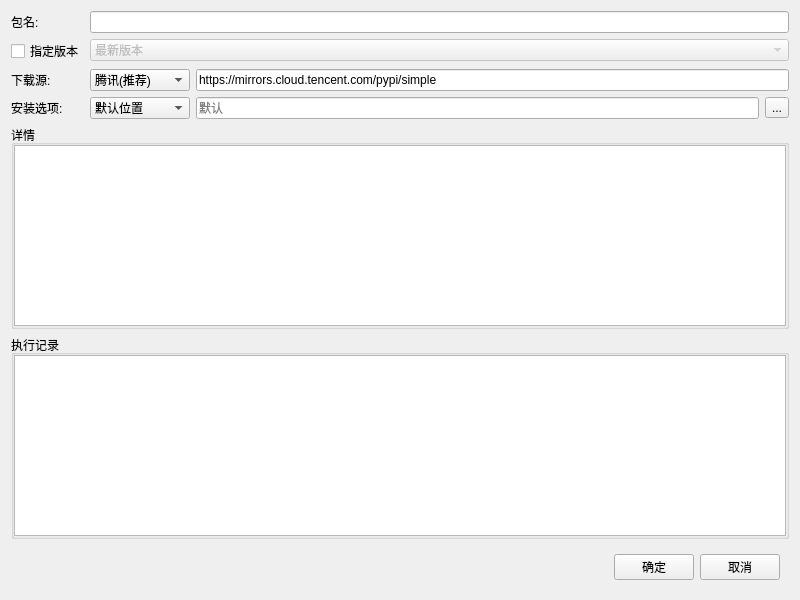
<?xml version="1.0" encoding="UTF-8"?>
<ui version="4.0">
 <class>Form</class>
 <widget class="QWidget" name="Form">
  <property name="geometry">
   <rect>
    <x>0</x>
    <y>0</y>
    <width>800</width>
    <height>600</height>
   </rect>
  </property>
  <property name="windowTitle">
   <string>更新</string>
  </property>
  <layout class="QVBoxLayout" name="verticalLayout">
   <item>
    <layout class="QHBoxLayout" name="horizontalLayout_4">
     <item>
      <layout class="QFormLayout" name="formLayout">
       <item row="0" column="0">
        <widget class="QLabel" name="label_2">
         <property name="text">
          <string>包名:</string>
         </property>
        </widget>
       </item>
       <item row="0" column="1">
        <widget class="QLineEdit" name="lineEdit_name">
         <property name="text">
          <string/>
         </property>
        </widget>
       </item>
       <item row="1" column="0">
        <widget class="QCheckBox" name="checkBox_version">
         <property name="text">
          <string>指定版本</string>
         </property>
        </widget>
       </item>
       <item row="1" column="1">
        <widget class="QComboBox" name="comboBox_version">
         <property name="enabled">
          <bool>false</bool>
         </property>
         <property name="minimumSize">
          <size>
           <width>0</width>
           <height>0</height>
          </size>
         </property>
         <property name="maximumSize">
          <size>
           <width>16777215</width>
           <height>16777215</height>
          </size>
         </property>
         <item>
          <property name="text">
           <string>最新版本</string>
          </property>
         </item>
        </widget>
       </item>
       <item row="2" column="0">
        <widget class="QLabel" name="label">
         <property name="text">
          <string>下载源:</string>
         </property>
        </widget>
       </item>
       <item row="2" column="1">
        <layout class="QHBoxLayout" name="horizontalLayout_3">
         <item>
          <widget class="QComboBox" name="comboBox_source">
           <property name="enabled">
            <bool>true</bool>
           </property>
           <property name="minimumSize">
            <size>
             <width>100</width>
             <height>0</height>
            </size>
           </property>
           <property name="maximumSize">
            <size>
             <width>100</width>
             <height>16777215</height>
            </size>
           </property>
           <item>
            <property name="text">
             <string>腾讯(推荐)</string>
            </property>
           </item>
           <item>
            <property name="text">
             <string>官方</string>
            </property>
           </item>
           <item>
            <property name="text">
             <string>清华大学</string>
            </property>
           </item>
           <item>
            <property name="text">
             <string>阿里</string>
            </property>
           </item>
           <item>
            <property name="text">
             <string>豆瓣</string>
            </property>
           </item>
           <item>
            <property name="text">
             <string>自定义</string>
            </property>
           </item>
          </widget>
         </item>
         <item>
          <widget class="QLineEdit" name="lineEdit_source">
           <property name="text">
            <string>https://mirrors.cloud.tencent.com/pypi/simple</string>
           </property>
           <property name="alignment">
            <set>Qt::AlignLeading|Qt::AlignLeft|Qt::AlignVCenter</set>
           </property>
           <property name="readOnly">
            <bool>true</bool>
           </property>
           <property name="placeholderText">
            <string>腾讯镜像源</string>
           </property>
          </widget>
         </item>
        </layout>
       </item>
       <item row="3" column="0">
        <widget class="QLabel" name="label_3">
         <property name="text">
          <string>安装选项:</string>
         </property>
        </widget>
       </item>
       <item row="3" column="1">
        <layout class="QHBoxLayout" name="horizontalLayout">
         <item>
          <widget class="QComboBox" name="comboBox_dir">
           <property name="minimumSize">
            <size>
             <width>100</width>
             <height>0</height>
            </size>
           </property>
           <property name="maximumSize">
            <size>
             <width>100</width>
             <height>16777215</height>
            </size>
           </property>
           <item>
            <property name="text">
             <string>默认位置</string>
            </property>
           </item>
           <item>
            <property name="text">
             <string>用户目录</string>
            </property>
           </item>
           <item>
            <property name="text">
             <string>仅下载</string>
            </property>
           </item>
           <item>
            <property name="text">
             <string>自定义</string>
            </property>
           </item>
          </widget>
         </item>
         <item>
          <widget class="QLineEdit" name="lineEdit_dir">
           <property name="readOnly">
            <bool>true</bool>
           </property>
           <property name="placeholderText">
            <string>默认</string>
           </property>
          </widget>
         </item>
         <item>
          <widget class="QToolButton" name="toolButton">
           <property name="text">
            <string>...</string>
           </property>
          </widget>
         </item>
        </layout>
       </item>
      </layout>
     </item>
    </layout>
   </item>
   <item>
    <widget class="QGroupBox" name="groupBox">
     <property name="title">
      <string>详情</string>
     </property>
     <layout class="QHBoxLayout" name="horizontalLayout_5">
      <property name="leftMargin">
       <number>0</number>
      </property>
      <property name="topMargin">
       <number>0</number>
      </property>
      <property name="rightMargin">
       <number>0</number>
      </property>
      <property name="bottomMargin">
       <number>0</number>
      </property>
      <item>
       <widget class="QTextEdit" name="textEdit_desc"/>
      </item>
     </layout>
    </widget>
   </item>
   <item>
    <widget class="QGroupBox" name="groupBox_2">
     <property name="title">
      <string>执行记录</string>
     </property>
     <layout class="QHBoxLayout" name="horizontalLayout_6">
      <property name="leftMargin">
       <number>0</number>
      </property>
      <property name="topMargin">
       <number>0</number>
      </property>
      <property name="rightMargin">
       <number>0</number>
      </property>
      <property name="bottomMargin">
       <number>0</number>
      </property>
      <item>
       <widget class="QTextEdit" name="textEdit_log"/>
      </item>
     </layout>
    </widget>
   </item>
   <item>
    <widget class="QWidget" name="widget" native="true">
     <property name="maximumSize">
      <size>
       <width>16777215</width>
       <height>50</height>
      </size>
     </property>
     <layout class="QVBoxLayout" name="verticalLayout_2">
      <item>
       <layout class="QHBoxLayout" name="horizontalLayout_2">
        <item>
         <spacer name="horizontalSpacer">
          <property name="orientation">
           <enum>Qt::Horizontal</enum>
          </property>
          <property name="sizeHint" stdset="0">
           <size>
            <width>40</width>
            <height>20</height>
           </size>
          </property>
         </spacer>
        </item>
        <item>
         <widget class="QPushButton" name="pushButton_ok">
          <property name="text">
           <string>确定</string>
          </property>
         </widget>
        </item>
        <item>
         <widget class="QPushButton" name="pushButton_cancel">
          <property name="text">
           <string>取消</string>
          </property>
         </widget>
        </item>
       </layout>
      </item>
     </layout>
    </widget>
   </item>
  </layout>
 </widget>
 <resources/>
 <connections/>
</ui>
